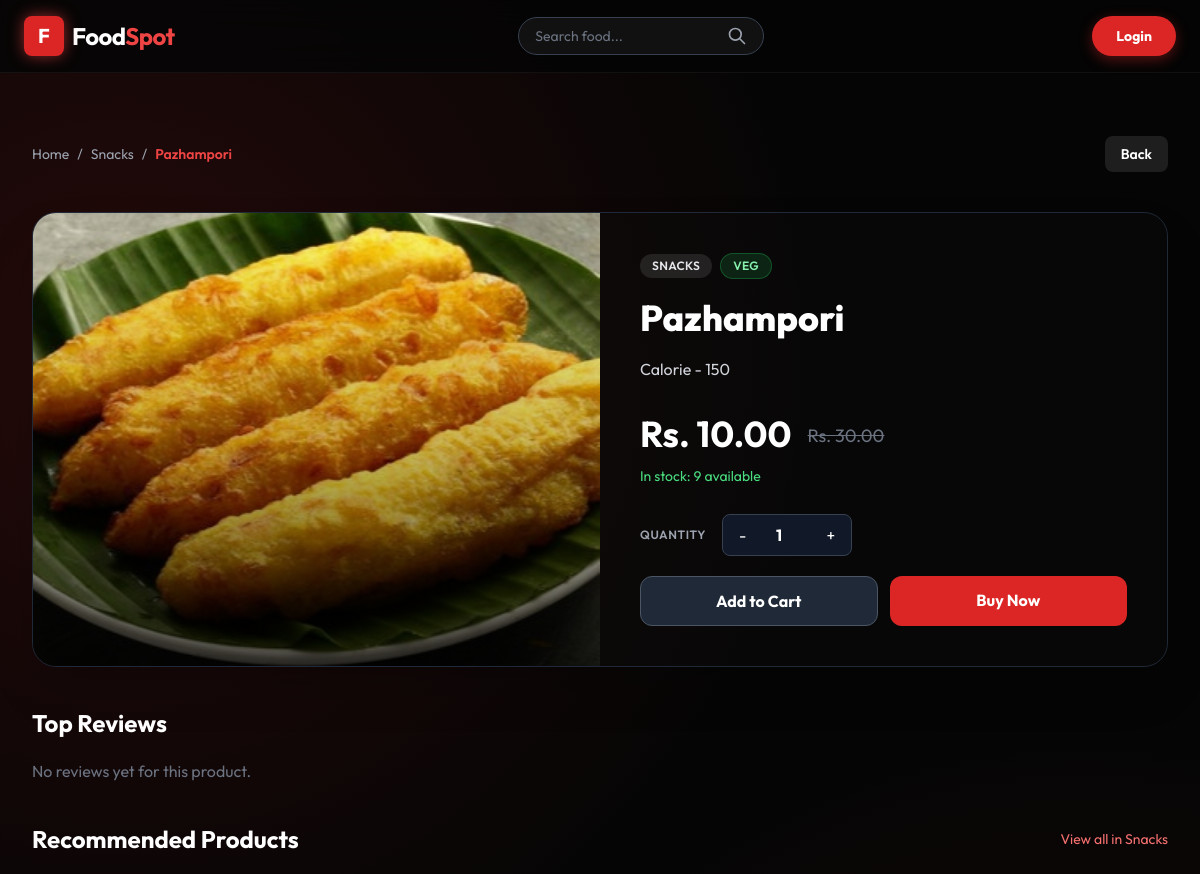
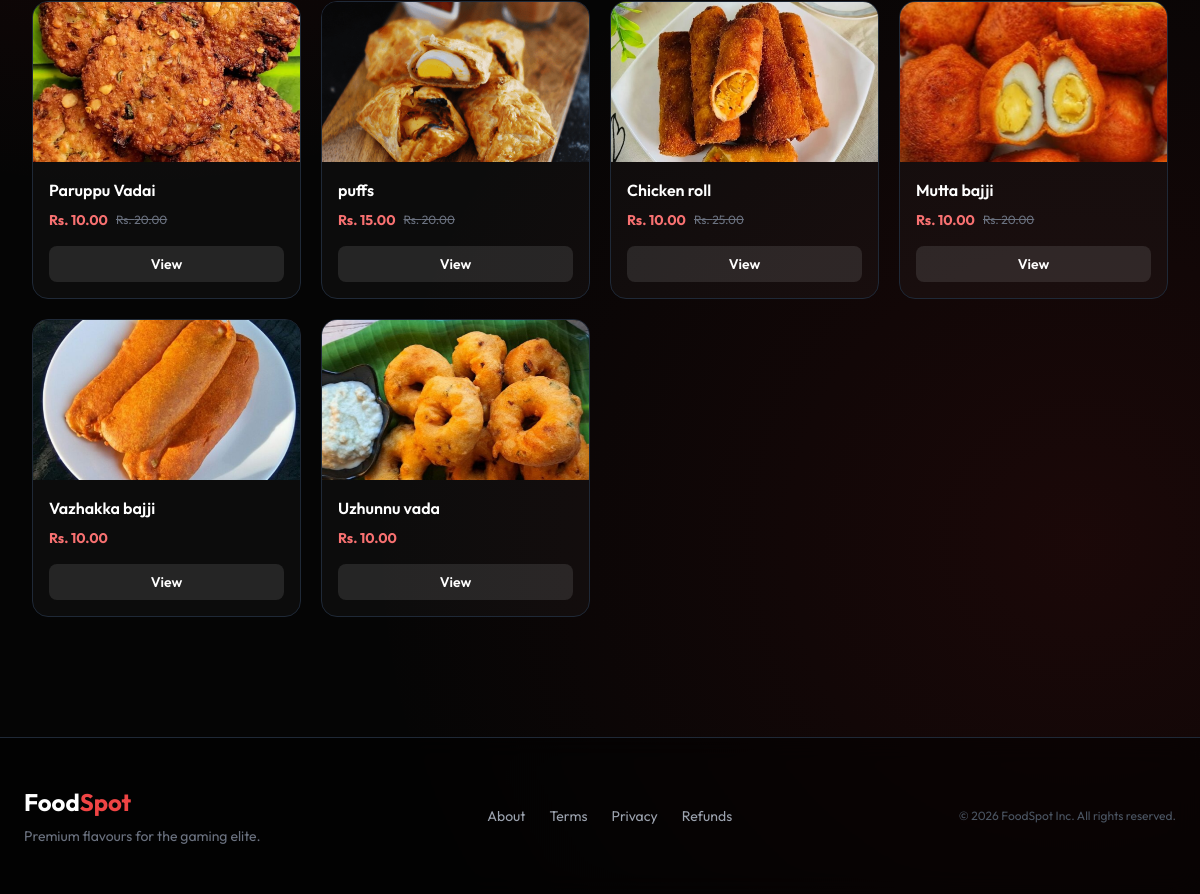
Page /product/10/ on the committed database (2 pictures, top to bottom).
### menu/models.py (models this page shows, shortened)
class Product(models.Model):
    category = models.ForeignKey(Category, on_delete=models.CASCADE)
    name = models.CharField(max_length=150, null=False, blank=False)
    product_image = models.ImageField(upload_to='images', null=True, blank=True)
    quantity = models.IntegerField(null=False, blank=False, default=0)
    original_price = models.DecimalField(max_digits=10, decimal_places=2, null=False)
    selling_price = models.DecimalField(max_digits=10, decimal_places=2, null=False)
    description = models.TextField(max_length=300, null=False)
    is_veg = models.BooleanField(default=False)
    is_active = models.BooleanField(default=True)

class Category(models.Model):
    name = models.CharField(max_length=200, null=False, blank=False)
    description = models.TextField(max_length=200, null=False, blank=False)
    image = models.ImageField(upload_to='images', null=True)
    status = models.BooleanField(default=False)

### menu/views.py (the view)
# urls.py: path("product/<int:pk>/", ProductDetailView.as_view(), name="product_detail"),
@method_decorator(never_cache, name="dispatch")
class ProductDetailView(View):
    def get(self, request, pk):
        product = get_object_or_404(Product, id=pk, is_active=True)
        top_reviews = Review.objects.filter(product=product).select_related('user').order_by('-rating', '-date')[:5]
        similar_products = Product.objects.filter(
            category=product.category,
            quantity__gt=0,
            is_active=True,
        ).exclude(id=product.id)[:8]
        back_url = reverse_lazy("home")
        next_url = request.GET.get("next")
        if next_url and next_url.startswith("/"):
            back_url = next_url
        else:
            referer = request.META.get("HTTP_REFERER", "")
            if referer:
                parsed = urlparse(referer)
                if "/search/" in parsed.path:
                    back_url = f"{parsed.path}?{parsed.query}" if parsed.query else parsed.path
        return render(request, "menu/p_detail.html", {
            "data": product,
            "top_reviews": top_reviews,
            "similar_products": similar_products,
            "back_url": back_url,
        })

### menu/templates/menu/p_detail.html (shortened to what this page needs)
{% extends "menu/base.html" %}
{% block content %}
<div class="max-w-6xl mx-auto py-10 space-y-10">
    <div class="flex items-center justify-between gap-4">
        <div class="flex items-center gap-2 text-sm text-gray-400">
        <a href="{% url 'home' %}" class="hover:text-white transition">Home</a>
        <span>/</span>
        <a href="{% url 'category_detail' data.category.id %}" class="hover:text-white transition">{{ data.category.name }}</a>
        <span>/</span>
        <span class="text-red-500 font-semibold">{{ data.name }}</span>
        </div>
        <a href="{{ back_url }}" class="text-sm font-semibold text-white bg-white/10 hover:bg-white/20 px-4 py-2 rounded-lg transition">
            Back
        </a>
    </div>
    <section class="glass rounded-3xl border border-gray-800 overflow-hidden shadow-2xl">
        <div class="grid grid-cols-1 lg:grid-cols-2">
            <div class="relative min-h-[360px] bg-gray-900">
                {% if data.product_image %}
                <img src="{{ data.product_image.url }}" alt="{{ data.name }}" class="absolute inset-0 w-full h-full object-cover">
                {% else %}
                <div class="absolute inset-0 flex items-center justify-center text-gray-700 text-xl font-bold">No image</div>
                {% endif %}
                <div class="absolute inset-0 bg-gradient-to-t from-black/70 via-black/20 to-transparent"></div>
            </div>
            <div class="p-8 lg:p-10 bg-black/40">
                <div class="flex flex-wrap items-center gap-2 mb-4">
                    <span class="px-3 py-1 rounded-full bg-white/10 text-xs font-semibold uppercase tracking-wide text-gray-200">{{ data.category.name }}</span>
                    <span class="px-3 py-1 rounded-full text-xs font-semibold uppercase tracking-wide {% if data.is_veg %}bg-green-500/15 text-green-300 border border-green-500/30{% else %}bg-red-500/15 text-red-300 border border-red-500/30{% endif %}">
                        {% if data.is_veg %}Veg{% else %}Non Veg{% endif %}
                    </span>
                </div>
                <h1 class="text-4xl font-extrabold text-white leading-tight">{{ data.name }}</h1>
                <p class="text-gray-300 mt-4 leading-relaxed">{{ data.description }}</p>
                <div class="mt-8 flex items-end gap-4">
                    <p class="text-4xl font-bold text-white">Rs. {{ data.selling_price }}</p>
                    {% if data.selling_price < data.original_price %}
                    <p class="text-lg text-gray-500 line-through pb-1">Rs. {{ data.original_price }}</p>
                    {% endif %}
                </div>
                <div class="mt-3 text-sm {% if data.quantity > 0 %}text-green-400{% else %}text-red-400{% endif %}">
                    {% if data.quantity > 0 %}In stock: {{ data.quantity }} available{% else %}Currently out of stock{% endif %}
                </div>
                <div class="mt-7 space-y-5">
                    <div class="flex items-center gap-4">
                        <span class="text-gray-400 text-xs font-semibold uppercase tracking-wider">Quantity</span>
                        <div class="flex items-center bg-gray-900 border border-gray-700 rounded-lg">
                            <button type="button" onclick="updateQty(-1)" class="px-4 py-2 text-white hover:bg-gray-800 transition">-</button>
                            <input id="qty-input" type="number" value="1" min="1" max="{{ data.quantity }}" readonly class="w-12 text-center bg-transparent text-white font-bold border-none focus:ring-0">
                            <button type="button" onclick="updateQty(1)" class="px-4 py-2 text-white hover:bg-gray-800 transition">+</button>
                        </div>
                    </div>
                    {% if data.quantity > 0 %}
                    <div class="grid grid-cols-1 sm:grid-cols-2 gap-3">
                        <a href="#" onclick="addToCart(event)" class="text-center bg-gray-800 hover:bg-gray-700 text-white font-bold py-3 rounded-xl border border-gray-600 transition">
                            Add to Cart
                        </a>
                        <a href="#" onclick="buyNow(event)" class="text-center bg-red-600 hover:bg-red-700 text-white font-bold py-3 rounded-xl transition">
                            Buy Now
                        </a>
                    </div>
                    {% else %}
                    <div class="text-center bg-gray-900 text-gray-400 font-semibold py-3 rounded-xl border border-gray-700">
                        Not available right now
                    </div>
                    {% endif %}
                </div>
            </div>
        </div>
    </section>
    <section class="space-y-5">
        <h2 class="text-2xl font-bold text-white">Top Reviews</h2>
        {% if top_reviews %}
        <div class="grid grid-cols-1 md:grid-cols-2 gap-4">
            {% for review in top_reviews %}
            <div class="glass border border-gray-700/60 rounded-2xl p-5">
                <div class="flex items-center justify-between">
                    <p class="text-gray-200 font-semibold">{{ review.user.username }}</p>
                    <p class="text-yellow-400 text-sm font-bold">{{ review.rating }}/5</p>
                </div>
                <p class="mt-3 text-gray-300 text-sm">"{{ review.comment }}"</p>
                <p class="mt-3 text-gray-500 text-xs uppercase tracking-wide">{{ review.date|date:"F d, Y" }}</p>
            </div>
            {% endfor %}
        </div>
        {% else %}
        <p class="text-gray-500">No reviews yet for this product.</p>
        {% endif %}
    </section>
    <section class="space-y-5">
        <div class="flex items-center justify-between">
            <h2 class="text-2xl font-bold text-white">Recommended Products</h2>
            <a href="{% url 'category_detail' data.category.id %}" class="text-sm text-red-400 hover:text-red-300 transition">View all in {{ data.category.name }}</a>
        </div>
        {% if similar_products %}
        <div class="grid grid-cols-1 sm:grid-cols-2 lg:grid-cols-4 gap-5">
            {% for product in similar_products %}
            <article class="glass border border-gray-800 rounded-2xl overflow-hidden group">
                <a href="{% url 'product_detail' product.id %}{% if request.GET.next %}?next={{ request.GET.next|urlencode }}{% endif %}" class="block">
                    <div class="h-40 bg-gray-900 overflow-hidden">
                        {% if product.product_image %}
                        <img src="{{ product.product_image.url }}" alt="{{ product.name }}" class="w-full h-full object-cover group-hover:scale-105 transition duration-300">
                        {% else %}
                        <div class="w-full h-full flex items-center justify-center text-gray-700 text-sm">No image</div>
                        {% endif %}
                    </div>
                </a>
                <div class="p-4">
                    <p class="text-white font-semibold truncate">{{ product.name }}</p>
                    <div class="mt-2 flex items-center gap-2">
                        <p class="text-red-400 font-bold text-sm">Rs. {{ product.selling_price }}</p>
                        {% if product.selling_price < product.original_price %}
                        <p class="text-gray-500 text-xs line-through">Rs. {{ product.original_price }}</p>
                        {% endif %}
                    </div>
                    <a href="{% url 'product_detail' product.id %}{% if request.GET.next %}?next={{ request.GET.next|urlencode }}{% endif %}" class="mt-4 inline-block w-full text-center bg-white/10 hover:bg-white/20 text-white text-sm font-semibold py-2 rounded-lg transition">
                        View
                    </a>
                </div>
            </article>
            {% endfor %}
        </div>
        {% else %}
        <p class="text-gray-500">No related products available in this category.</p>
        {% endif %}
    </section>
</div>
{% endblock %}

### menu/templates/menu/base.html (style rules this page uses)
:root { --theme-bg: #050505; --theme-surface: #0b0b0f; --theme-surface-2: #12121a; --theme-border: rgba(255, 255, 255, 0.08); --theme-red: #ef4444; --theme-red-soft: rgba(239, 68, 68, 0.22); --theme-green: #22c55e; --theme-text: #f8fafc; --theme-muted: #94a3b8; }
body { font-family: 'Outfit', sans-serif; background-color: var(--theme-bg); background-image: radial-gradient(circle at 10% 20%, rgba(220, 38, 38, 0.15) 0%, transparent 40%), radial-gradient(circle at 90% 80%, rgba(220, 38, 38, 0.1) 0%, transparent 40%); color: #fff; overflow-x: hidden; }
.glass { background: rgba(255, 255, 255, 0.03); backdrop-filter: blur(16px); -webkit-backdrop-filter: blur(16px); border: 1px solid rgba(255, 255, 255, 0.08); }

### rows in the picture
Product: category.name "Snacks", name "Pazhampori", product_image (picture), category.name "SNACKS", description "Calorie - 150", selling_price "10.00", original_price "30.00", quantity "9"
Product: product_image (picture), name "Paruppu Vadai", selling_price "10.00", original_price "20.00"
Product: product_image (picture), name "puffs", selling_price "15.00", original_price "20.00"
Product: product_image (picture), name "Chicken roll", selling_price "10.00", original_price "25.00"
Product: product_image (picture), name "Mutta bajji", selling_price "10.00", original_price "20.00"
Product: product_image (picture), name "Vazhakka bajji", selling_price "10.00"
Product: product_image (picture), name "Uzhunnu vada", selling_price "10.00"
